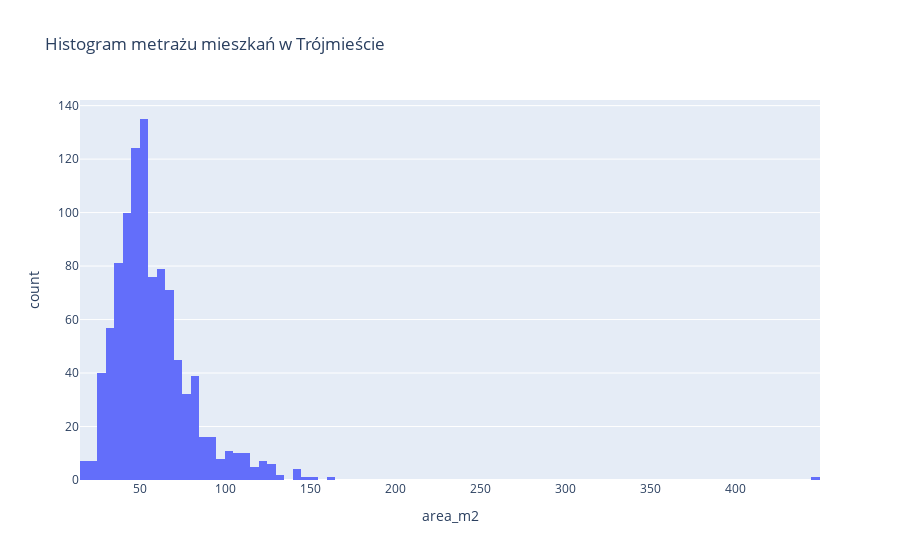

Source (notebook cell):
### Code cell
px.histogram(df, x='area_m2', title='Histogram metrażu mieszkań w Trójmieście', nbins=100)

### Figure 1 — Plotly figure (JSON) as saved in the notebook; plotly's stock layout.template omitted (floating-point values rounded to 4 significant figures; data arrays with more than 128 entries replaced by an {"elided": "..."} marker saying what was removed)
{"data": [{"bingroup": "x", "hovertemplate": "area_m2=%{x}<br>count=%{y}<extra></extra>", "legendgroup": "", "marker": {"color": "#636efa", "pattern": {"shape": ""}}, "name": "", "nbinsx": 100, "orientation": "v", "showlegend": false, "type": "histogram", "x": {"elided": "992 float values"}, "xaxis": "x", "yaxis": "y"}], "layout": {"barmode": "relative", "legend": {"tracegroupgap": 0}, "title": {"text": "Histogram metrażu mieszkań w Trójmieście"}, "xaxis": {"anchor": "y", "domain": [0, 1], "title": {"text": "area_m2"}}, "yaxis": {"anchor": "x", "domain": [0, 1], "title": {"text": "count"}}}}
